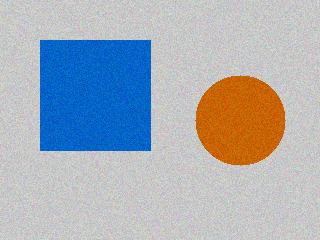
#> input picture 07-computer-vision/assets/noisy_image.png, 320 x 240 px
$ jupyter execute 06-filtering-and-blurring.ipynb   (older library calls are emulated)
#> lines starting #> are read from the running program, lines starting #| are printed output that depends on the picture; after the words box and inside, x2 and y2 are one past the last pixel; in counts of white or black regions, pixels touching at a corner belong together
# Filtering and Blurring

Filtering replaces each pixel with a combination of its neighbours, defined by a small matrix called a kernel. Blurring reduces noise and detail; sharpening does the opposite. This notebook covers 2D convolution, the standard blur family - box, Gaussian, median, bilateral - and how to choose between them.

## Setup

We import OpenCV (`cv2`), NumPy and Matplotlib. In these notebooks images are displayed with Matplotlib so the code runs everywhere, including servers without a screen. The classic OpenCV window functions are explained where they belong, with example code you can run on your own machine.

[cell 1]
import cv2
import numpy as np
import matplotlib.pyplot as plt

print("OpenCV version:", cv2.__version__)

def show(image, title="", cmap=None):
    """Display a BGR (or single-channel) image with matplotlib - works in any environment."""
    if len(image.shape) == 2:
        plt.imshow(image, cmap=cmap or "gray")
    else:
        plt.imshow(cv2.cvtColor(image, cv2.COLOR_BGR2RGB))
    plt.title(title)
    plt.axis("off")
    plt.show()

## 2D convolution with filter2D

`cv2.filter2D` slides a kernel over the image and writes the weighted sum at each position. An all-ones kernel divided by its size is a plain average (box) blur. A kernel with a strong centre and negative surroundings sharpens.

[cell 2]
img = cv2.imread("../assets/noisy_image.png")
#> img is the input picture: shape (240, 320, 3); mean B, G, R 183.4, 175.2, 168.3
box_kernel = np.ones((5, 5), np.float32) / 25
box_blur = cv2.filter2D(img, -1, box_kernel)
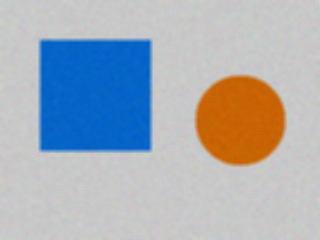
#> box_blur: shape (240, 320, 3); mean B, G, R 183.4, 175.2, 168.3
sharpen_kernel = np.array([[0, -1, 0], [-1, 5, -1], [0, -1, 0]], np.float32)
sharpened = cv2.filter2D(img, -1, sharpen_kernel)
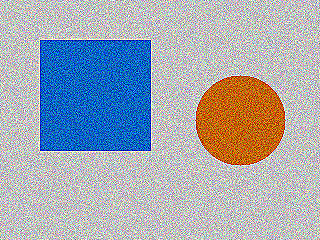
#> sharpened: shape (240, 320, 3); mean B, G, R 178.7, 170.4, 165.1
show(box_blur, "Box blur via filter2D")
show(sharpened, "Sharpened via filter2D")

## Gaussian blur - the default smoothing

Gaussian blur weights neighbours by distance from the centre, so it looks natural and has no harsh artefacts. Kernel sizes must be odd. It is the standard pre-processing step before edge detection. The third parameter is sigma - 0 lets OpenCV compute it from the kernel size.

[cell 3]
gauss = cv2.GaussianBlur(img, (9, 9), 0)
fig, axes = plt.subplots(1, 3, figsize=(11, 3))
for ax, im, name in zip(axes, (img, box_blur, gauss), ("Noisy original", "Box 5x5", "Gaussian 9x9")):
    ax.imshow(cv2.cvtColor(im, cv2.COLOR_BGR2RGB)); ax.set_title(name); ax.axis("off")
#> this loop made 3 passes
#> name on passes 1 to 3: 'Noisy original', 'Box 5x5', 'Gaussian 9x9'
plt.show()
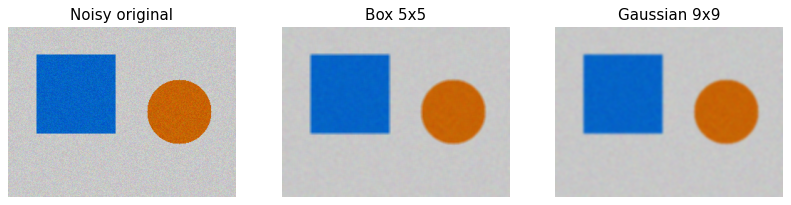
#> figure drawn by matplotlib, 3 panels

## Median blur - the salt-and-pepper killer

Median blur replaces each pixel with the median of its neighbourhood. It removes spike (salt-and-pepper) noise completely while keeping edges far better than averaging filters. Kernel size is a single odd integer.

[cell 4]
sp = img.copy()
rng = np.random.default_rng(3)
coords = rng.integers(0, sp.shape[0], 800), rng.integers(0, sp.shape[1], 800)
sp[coords] = 255
coords = rng.integers(0, sp.shape[0], 800), rng.integers(0, sp.shape[1], 800)
sp[coords] = 0
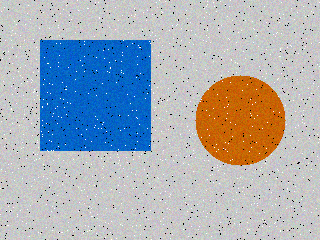
#> sp: shape (240, 320, 3); mean B, G, R 182.2, 174.2, 167.5
median = cv2.medianBlur(sp, 5)
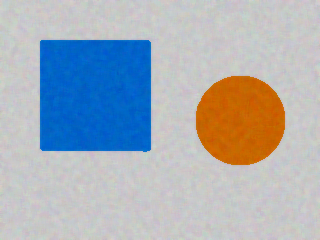
#> median: shape (240, 320, 3); mean B, G, R 183.1, 175.2, 167.8
show(sp, "Salt-and-pepper noise added")
show(median, "After median blur (ksize=5)")

## Bilateral filtering - smoothing that keeps edges

Bilateral filtering averages only neighbours that are close in space AND similar in colour, so flat areas become smooth while edges stay sharp. It is slower but is the base of cartoon and beautification effects. Parameters: diameter, sigmaColor, sigmaSpace.

[cell 5]
bilateral = cv2.bilateralFilter(img, 9, 75, 75)
gauss2 = cv2.GaussianBlur(img, (9, 9), 0)
fig, axes = plt.subplots(1, 2, figsize=(9, 3))
for ax, im, name in zip(axes, (gauss2, bilateral), ("Gaussian (edges soften)", "Bilateral (edges kept)")):
    ax.imshow(cv2.cvtColor(im, cv2.COLOR_BGR2RGB)); ax.set_title(name); ax.axis("off")
#> this loop made 2 passes
plt.show()
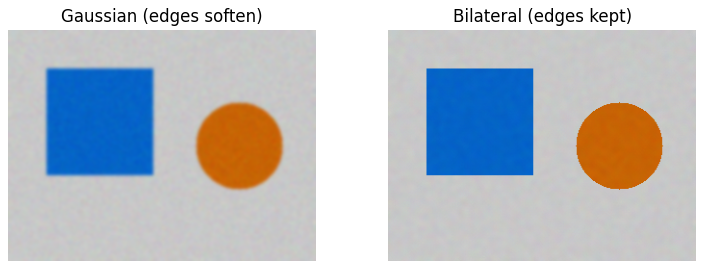
#> figure drawn by matplotlib, 2 panels

## Blur strength, kernel size and measuring sharpness

Bigger kernels = stronger blur = more detail lost. A quick sharpness measure is the variance of the Laplacian: sharp images have many strong edges (high variance), blurred images have few. This score is used in practice to reject blurry photos automatically.

[cell 6]
gray = cv2.cvtColor(img, cv2.COLOR_BGR2GRAY)
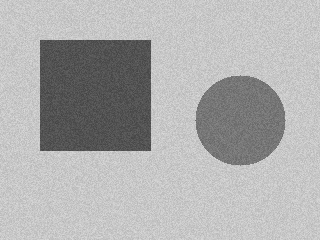
#> gray: shape (240, 320); min 67, max 219, mean 174
for k in (3, 9, 21):
    blurred = cv2.GaussianBlur(gray, (k, k), 0)
    score = cv2.Laplacian(blurred, cv2.CV_64F).var()
    print(f"Gaussian kernel {k:2d} -> Laplacian variance (sharpness): {score:8.1f}")
#> this loop made 3 passes
#> score on passes 1 to 3: 52, 4.89, 1.15
#| Gaussian kernel  3 -> Laplacian variance (sharpness):     52.0
#| Gaussian kernel  9 -> Laplacian variance (sharpness):      4.9
#| Gaussian kernel 21 -> Laplacian variance (sharpness):      1.1
#> pass 2, `blurred = cv2.GaussianBlur(gray, (k, k), 0)`:
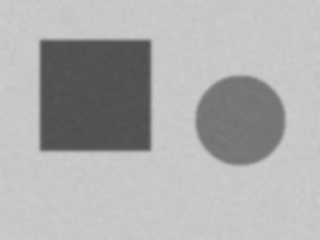
#> blurred: shape (240, 320); min 79, max 206, mean 174

## Erosion and dilation preview as filters

Morphology (notebook 08 in full) can also be understood as filtering with a structuring element: erosion keeps the minimum, dilation keeps the maximum in each neighbourhood. A single erosion cleans isolated white specks from a mask.

[cell 7]
gray = cv2.cvtColor(img, cv2.COLOR_BGR2GRAY)
_, mask = cv2.threshold(gray, 120, 255, cv2.THRESH_BINARY)
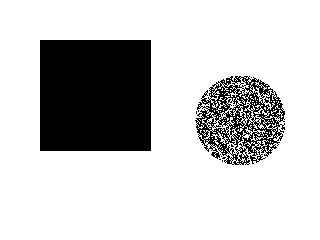
#> mask: shape (240, 320); 79.1% white; 10 black regions (8 under 20 px), largest, box (x1, y1, x2, y2) and area: (40, 40, 151, 151) 12321, (195, 76, 285, 165) 3701
kernel = np.ones((3, 3), np.uint8)
cleaned = cv2.erode(mask, kernel, iterations=1)
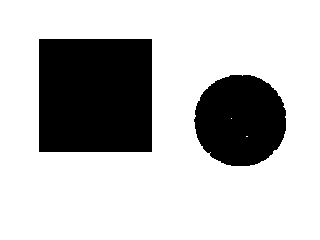
#> cleaned: shape (240, 320); 74.7% white; 2 black regions, box (x1, y1, x2, y2) and area: (39, 39, 152, 152) 12769, (194, 75, 286, 166) 6660
print("White pixels before/after erosion:", int((mask > 0).sum()), "->", int((cleaned > 0).sum()))
#| White pixels before/after erosion: 60756 -> 57371
show(cleaned, "Mask after one erosion")
